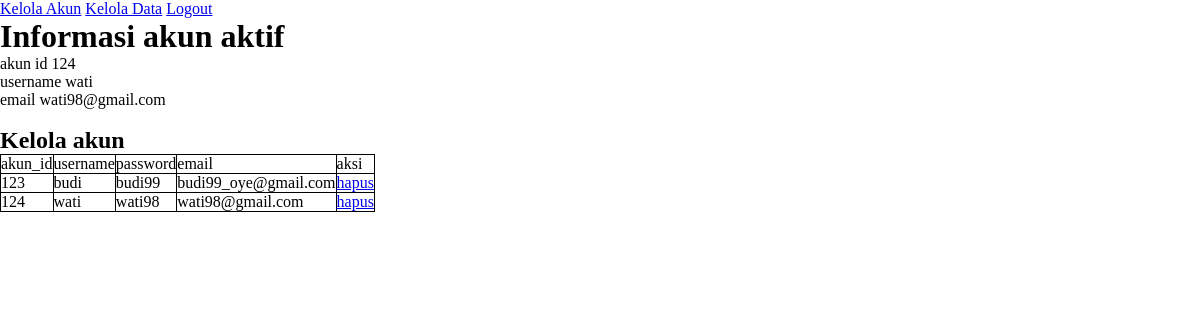
Screenshot of /halaman_utama.php (signed in) with the database file from the repository.
### tables this page shows
CREATE TABLE `akun` (
  `akun_id` varchar(5) NOT NULL,
  `username` varchar(50) NOT NULL,
  `password` varchar(50) NOT NULL,
  `email` varchar(100) NOT NULL
);

### halaman_utama.php (the view, shortened to what this page needs)
<?php
require_once "conf/konek.php";
?>
<!DOCTYPE html>
<html lang="en">
<head>
    <link rel="stylesheet" href="style.css">
</head>
<body>
    <?php
    include('header.php');
    ?>
    <div>
        <h1>Informasi akun aktif</h1>
        <div>
            <span>akun id</span>
            <span><?php echo $_SESSION['akun_id'] ?></span>
        </div>
        <div>
            <span>username</span>
            <span><?php echo $_SESSION['username'] ?></span>
        </div>
        <div>
            <span>email</span>
            <span><?php echo $_SESSION['email'] ?></span>
        </div>
    </div>
    <br>
    <div>
        <h2>Kelola akun</h2>
        <table>
            <thead>
                <tr>
                    <td>akun_id</td>
                    <td>username</td>
                    <td>password</td>
                    <td>email</td>
                    <td>aksi</td>
                </tr>
            </thead>
            <tbody>
                <?php
                $sql = "SELECT * FROM akun";
                $query = $koneksi->query($sql);
                if ($query->num_rows > 0) {
                    while ($row = $query->fetch_assoc()) {
                        echo "<tr>
                                <td>" . $row['akun_id'] . "</td>
                                <td>" . $row['username'] . "</td>
                                <td>" . $row['password'] . "</td>
                                <td>" . $row['email'] . "</td>
                                <td><a href='hapus.php?hapus=" . $row['akun_id'] . "&tabel=akun&where=akun_id'>hapus</a></td>
                            </tr>";
                    }
                } else {
                    $msg = 'error';
                }
                ?>
            </tbody>
        </table>
    </div>
</body>
</html>

### style.css (style rules this page uses)
table, th, td { border: 1px solid black; border-collapse: collapse; }
* { padding: 0; margin: 0; box-sizing: border-box; }

### rows the page displays
akun: akun_id "123", username "budi", password "budi99", email "budi99_oye@gmail.com"
akun: akun_id "124", username "wati", password "wati98", email "wati98@gmail.com"

### other values shown
$_SESSION['akun_id'] "124"
$_SESSION['username'] "wati"
$_SESSION['email'] "wati98@gmail.com"
